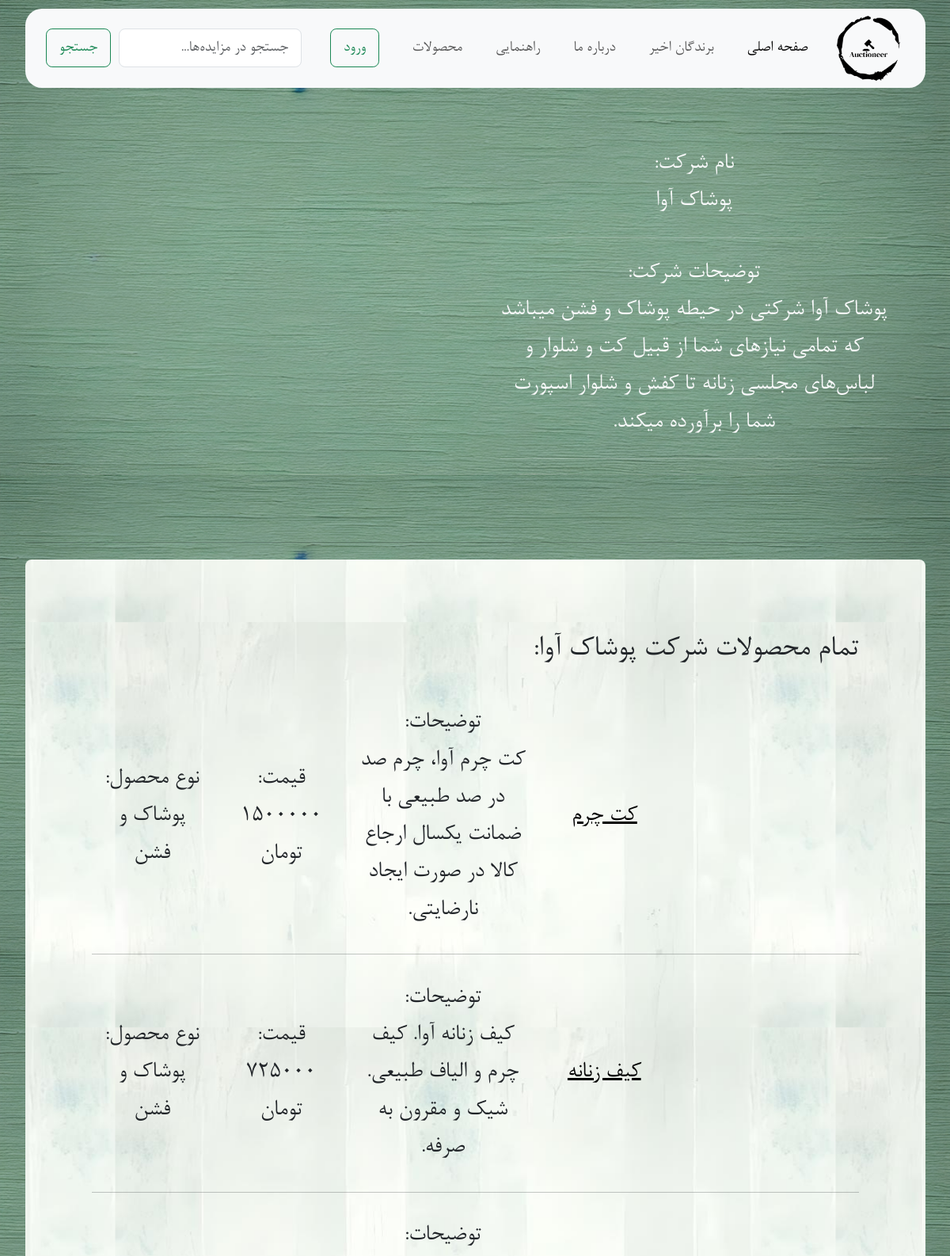
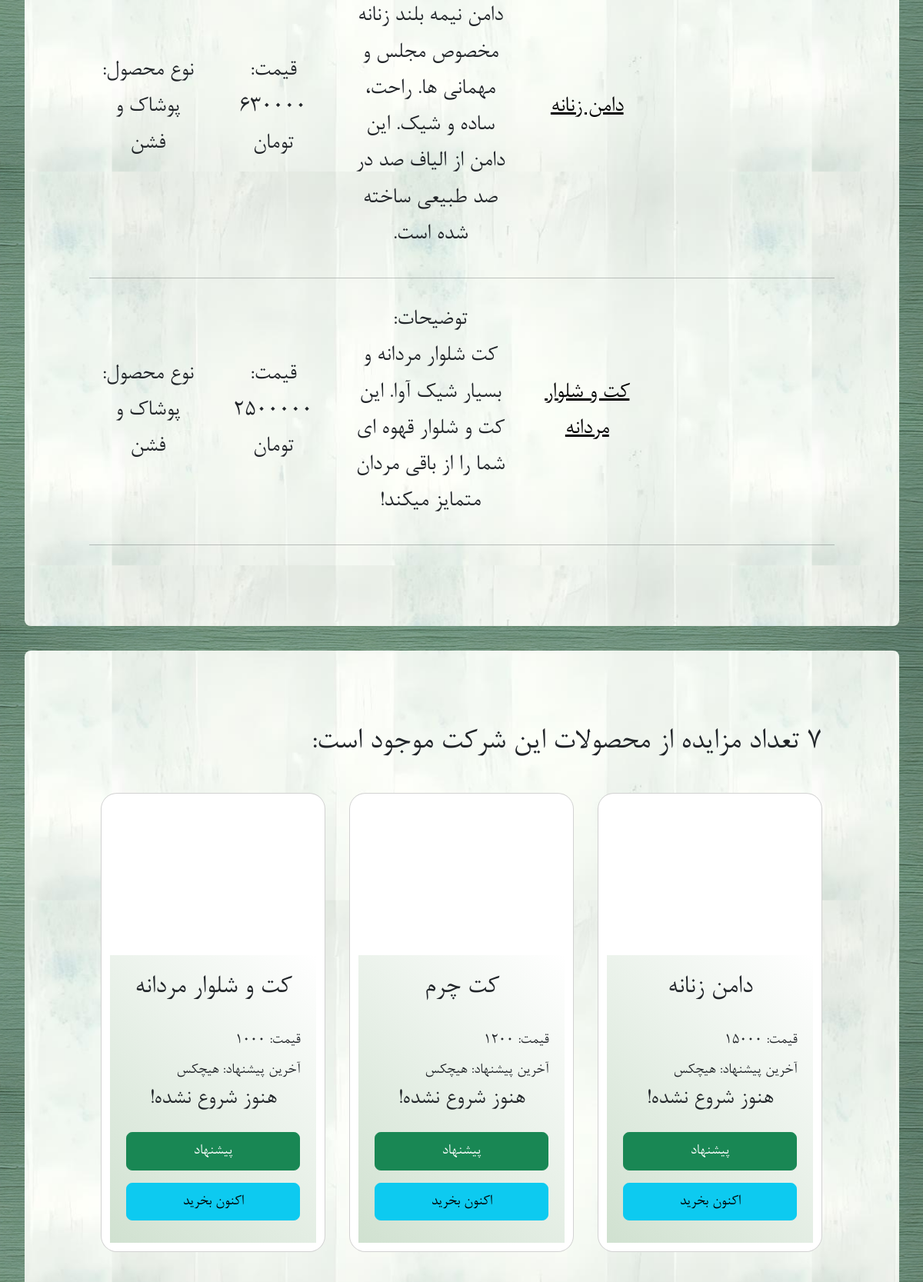
Screenshot of /company/7/ (upper part) with the database file from the repository (2 pictures, top to bottom).
### base/models.py (models this page shows)
class Company(models.Model):
    name = models.CharField(max_length=255)
    description = models.TextField()

class Product(models.Model):
    company = models.ForeignKey(Company, on_delete=models.CASCADE)
    name = models.CharField(max_length=255)
    price = models.DecimalField(max_digits=10, decimal_places=0)
    description = models.TextField(null=True, blank=True)
    category = models.CharField(max_length=50, choices=[(ca.value, ca.name) for ca in Category])
    image = models.ImageField(upload_to="uploads/products/", null=True, blank=True)

class Auction(models.Model):
    product = models.ForeignKey(Product, on_delete=models.CASCADE)
    start_time = models.DateTimeField(default=timezone.now)
    end_time = models.DateTimeField(null=True, blank=True)
    current_price = models.DecimalField(max_digits=10, decimal_places=0)
    bid_duration = models.IntegerField()
    last_bid = models.ForeignKey(Bid, on_delete=models.SET_NULL, null=True, blank=True, related_name="auction_last_bid")
    has_paid = models.BooleanField(default=False)
    class Meta:
        ordering = ['-start_time']

### base/views.py (the view)
# urls.py: path('company/<str:pk>/', views.company, name="company"),
def company(request, pk):
    cmp = Company.objects.get(id=pk)
    products = Product.objects.filter(
        Q(company__id=pk)
    )
    auctions = Auction.objects.filter(Q(product__company__id=pk) &
                                      Q(end_time=None))
    context = {'company': cmp, 'products': products, 'auctions': auctions}
    return render(request, 'base/company.html', context)

### base/templates/base/company.html (shortened to what this page needs)
{% extends "main.html" %}
{% load static %}
{% block content %}
<div class="container p-4 text-light">
    <div class="row">
        <div class="col-12 col-md-6 text-center p-4 fs-2">
            <div class="fs-4">نام شرکت: <br/> {{ company.name }}</div>
            <hr/>
            <div class="fs-4">توضیحات شرکت: <br/> {{ company.description }}</div>
            <hr/>
        </div>
    </div>
</div>
<hr/>
<div class="container mx-auto rounded background_auction">
    <div class="" style="font-size: 30pt; margin-bottom: 29px;">تمام محصولات شرکت {{ company.name }}:</div>
    {% for p in products %}
    <div class="row fs-4 text-center align-items-center p-2 ">
        <div class="col-3"></div>
        <div class="col-2"><a class="text-black" href=" {% url 'product' p.id %}">{{ p.name }} </a></div>
        <div class="col-3">توضیحات:<br/>{{ p.description }}</div>
        <div class="col-2">قیمت:<br/>{{ p.price }} تومان</div>
        <div class="col-2">نوع محصول:<br/>{{ p.category }}</div>
    </div>
    <hr/>
    {% endfor %}
</div>
<div class="container bg-light m-4 mx-auto rounded background_auction">
    <div class="row justify-content-center rounded d-flex flex-column  m-auto">
        <div style="margin-top: 10px; margin-bottom: 10px;"><h2>{{ auctions.count }} تعداد مزایده از محصولات این شرکت موجود
            است:</h2></span>
            <div style="margin-top: 20px; margin-bottom: 10px;" class="row">
                {% for auction in auctions %}
                {% include "auction-card.html" with auction=auction %}
                {% endfor %}
            </div>
        </div>
    </div>
</div>
{% endblock content %}

### base/templates/auction-card.html (shortened to what this page needs)
{% load static %}
<div class="col-12 col-md-6 col-lg-4 my-3">
  <a class="text-decoration-none text-dark" href="{% url 'auction' auction.id %}">
    <div class="card p-2 mb-4 rounded-4 h-100">
      <div class="card-body auction-card-shade d-flex flex-column align-items-stretch justify-content-between">
        <h3 class="card-title text-center">{{ auction.product.name }}</h3>
        <div class="card-text">
          <div id="{{ auction.id }}-price" class="margin_text">
            قیمت: {{ auction.current_price }}
          </div>
          <div id="{{ auction.id }}-last-bidder" class="=margin_text">
            {% if auction.end_time %}
              برنده:
            {% else %}
              آخرین پیشنهاد:
            {% endif %}
            {% if auction.last_bid %}
            <a href="{% url 'user-profile' auction.last_bid.user.id %}">
              {{ auction.last_bid.user.username }}
            </a>
            {% else %} هیچکس {% endif %}
          </div>
          <h4 id="{{ auction.id }}-time" class="w-100 text-center margin_text">
            {% if not auction.last_bid %}
              هنوز شروع نشده!
            {% elif auction.end_time %}
              فروخته شد!
            {% else %}
              00:00
            {% endif %}
          </h4>
        </div>
        <div class="d-flex flex-column align-items-stretch gap-2 ">
          <form method="post" action="{% url 'create-bid-home' auction.id %}">
            <button
            id="{{ auction.id }}-bid-button"
            class="btn btn-success w-100 "
            type="submit">
              پیشنهاد
            </button>
          </form>
          <form method="post">
                  <button type="submit" class="btn btn-info w-100 double_btn">اکنون بخرید</button>
          </form>
        </div>
      </div>
    </div>
  </a>
</div>

### static/styles/style.css (style rules this page uses)
html { font-size: 21px; }
body { font-family: Nazanin; background-image: url("/static/images/Designer.png"); background-size: contain; height: 100%; min-height: 100vh; }
.background_auction { box-sizing: border-box; padding: 4rem !important; background: #ffffff url("/static/images/Homepage_Left_Box.jpg") center center; }
.double_btn { margin-bottom: 8px; margin-top: 6px; }
.margin_text { margin-top: 3px; margin-bottom: 8px; }
.auction-card-shade { background: linear-gradient(45deg, #d0e1d0, #ffffff); }
.card { overflow: hidden; }

### rows the page displays
Company: name "پوشاک آوا", description "پوشاک آوا شرکتی در حیطه پوشاک و فشن میباشد که تمامی نیازهای شما از قبیل کت و شلوار و لباس‌های مجلسی زنانه تا کفش و شلوار اسپورت شما را برآورده میکند."
Product: name "کت چرم", description "کت چرم آوا، چرم صد در صد طبیعی با ضمانت یکسال ارجاع کالا در صورت ایجاد نارضایتی.", price "1500000", category "پوشاک و فشن"
Product: name "کیف زنانه", description "کیف زنانه آوا. کیف چرم و الیاف طبیعی. شیک و مقرون به صرفه.", price "725000", category "پوشاک و فشن"
Product: name "دامن زنانه", description "دامن نیمه بلند زنانه مخصوص مجلس و مهمانی ها. راحت، ساده و شیک. این دامن از الیاف صد در صد طبیعی ساخته شده است.", price "630000", category "پوشاک و فشن"
Product: name "کت و شلوار مردانه", description "کت شلوار مردانه و بسیار شیک آوا. این کت و شلوار قهوه ای شما را از باقی مردان متمایز میکند!", price "2500000", category "پوشاک و فشن"
Auction: product.name "دامن زنانه", current_price "15000", shows "آخرین پیشنهاد:", shows "هیچکس", shows "هنوز شروع نشده!"
Auction: product.name "کت چرم", current_price "1200", shows "آخرین پیشنهاد:", shows "هیچکس", shows "هنوز شروع نشده!"
Auction: product.name "کت و شلوار مردانه", current_price "1000", shows "آخرین پیشنهاد:", shows "هیچکس", shows "هنوز شروع نشده!"

### other values shown
{{ auctions.count }} "7"
